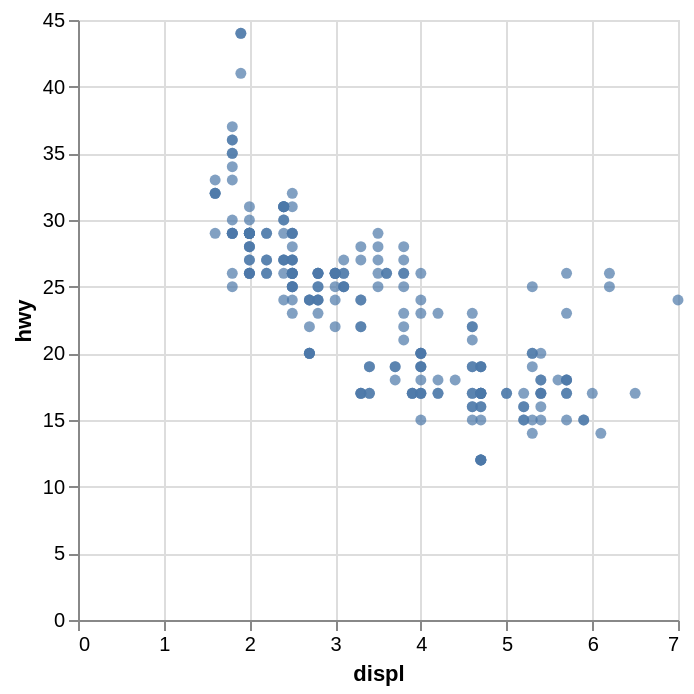

Notebook source saved alongside this figure:
### Markdown cell above
## Activity Two

### Code cell
scatter_plot = alt.Chart(cars).mark_circle().encode(
    x = 'displ',
    y = 'hwy'
)

scatter_plot.show()

### Figure 1 — Vega-Lite specification as saved in the notebook (floating-point values rounded to 4 significant figures; data arrays with more than 128 entries replaced by an {"elided": "..."} marker saying what was removed)
{"config": {"view": {"continuousWidth": 300, "continuousHeight": 300}}, "data": {"name": "data-f2e5fc48d166660362d2eb88eb59dc11"}, "mark": {"type": "circle"}, "encoding": {"x": {"field": "displ", "type": "quantitative"}, "y": {"field": "hwy", "type": "quantitative"}}, "$schema": "https://vega.github.io/schema/vega-lite/v6.1.0.json", "datasets": {"data-f2e5fc48d166660362d2eb88eb59dc11": {"elided": "234 records"}}}
